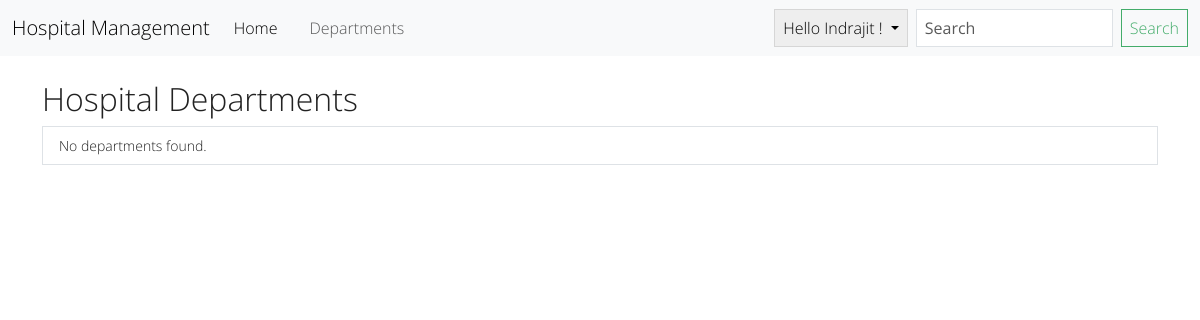
The page /hospital/departments (signed in) on the database as committed earlier.
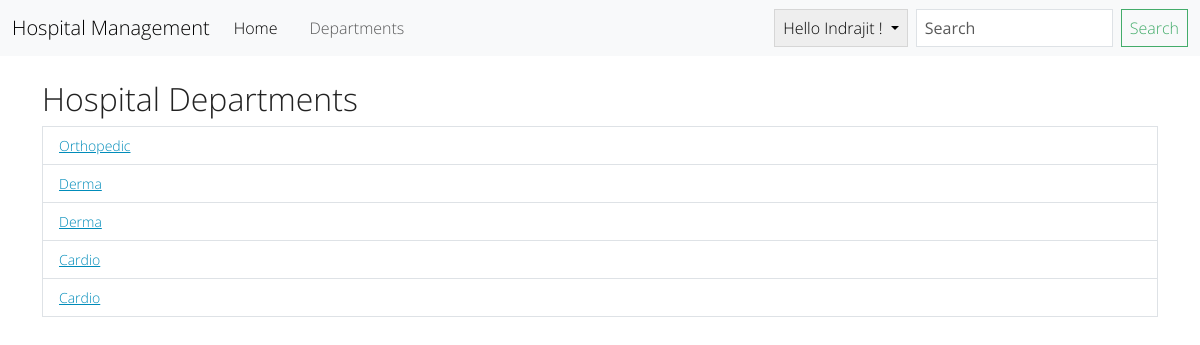
The same page on the database as committed later.
### hospital/models.py (models this page shows, shortened)
class Department(models.Model):
    name = models.CharField(max_length=255)
    description = models.TextField(blank=True, null=True)
    hospital = models.ForeignKey('Hospital', on_delete=models.CASCADE)
    created_at = models.DateTimeField(auto_now_add=True)

### hospital/views.py (the view)
# urls.py: path("departments",views.department_list,name="departments"),
def department_list(request):
    departments = Department.objects.all()
    return render(request, "hospital/departments.html", {"departments": departments})

### templates/hospital/departments.html
{% extends "layout.html" %} {% block content %}
<div class="container mt-4">
  <h2>Hospital Departments</h2>
  <ul class="list-group">
    {% for department in departments %}
    <li class="list-group-item">
      <a href="{% url 'department_detail' department.id %}"
        >{{ department.name }}</a
      >
    </li>
    {% empty %}
    <li class="list-group-item">No departments found.</li>
    {% endfor %}
  </ul>
</div>
{% endblock content %}

Rows that differ between the two databases and show on the page:
added Department: name "Orthopedic"
added Department: name "Derma"
added Department: name "Derma"
added Department: name "Cardio"
added Department: name "Cardio"
Other text that changed with them:
text no longer shown: "No departments found."
